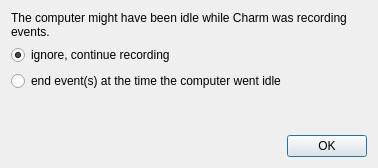
<ui version="4.0" >
 <class>IdleCorrectionDialog</class>
 <widget class="QDialog" name="IdleCorrectionDialog" >
  <property name="geometry" >
   <rect>
    <x>0</x>
    <y>0</y>
    <width>378</width>
    <height>168</height>
   </rect>
  </property>
  <property name="windowTitle" >
   <string>Spacing out in front of the computer?</string>
  </property>
  <layout class="QVBoxLayout" name="verticalLayout" >
   <item>
    <widget class="QLabel" name="label" >
     <property name="text" >
      <string>The computer might have been idle while Charm was recording events.</string>
     </property>
     <property name="wordWrap" >
      <bool>true</bool>
     </property>
    </widget>
   </item>
   <item>
    <widget class="QRadioButton" name="ignore" >
     <property name="text" >
      <string>ignore, continue recording</string>
     </property>
     <property name="checked" >
      <bool>true</bool>
     </property>
    </widget>
   </item>
   <item>
    <widget class="QRadioButton" name="endEvent" >
     <property name="text" >
      <string>end event(s) at the time the computer went idle</string>
     </property>
    </widget>
   </item>
   <item>
    <spacer name="verticalSpacer" >
     <property name="orientation" >
      <enum>Qt::Vertical</enum>
     </property>
     <property name="sizeHint" stdset="0" >
      <size>
       <width>20</width>
       <height>14</height>
      </size>
     </property>
    </spacer>
   </item>
   <item>
    <widget class="QDialogButtonBox" name="buttonBox" >
     <property name="orientation" >
      <enum>Qt::Horizontal</enum>
     </property>
     <property name="standardButtons" >
      <set>QDialogButtonBox::Ok</set>
     </property>
    </widget>
   </item>
  </layout>
 </widget>
 <resources/>
 <connections>
  <connection>
   <sender>buttonBox</sender>
   <signal>accepted()</signal>
   <receiver>IdleCorrectionDialog</receiver>
   <slot>accept()</slot>
   <hints>
    <hint type="sourcelabel" >
     <x>248</x>
     <y>254</y>
    </hint>
    <hint type="destinationlabel" >
     <x>157</x>
     <y>274</y>
    </hint>
   </hints>
  </connection>
  <connection>
   <sender>buttonBox</sender>
   <signal>rejected()</signal>
   <receiver>IdleCorrectionDialog</receiver>
   <slot>reject()</slot>
   <hints>
    <hint type="sourcelabel" >
     <x>316</x>
     <y>260</y>
    </hint>
    <hint type="destinationlabel" >
     <x>286</x>
     <y>274</y>
    </hint>
   </hints>
  </connection>
 </connections>
</ui>
